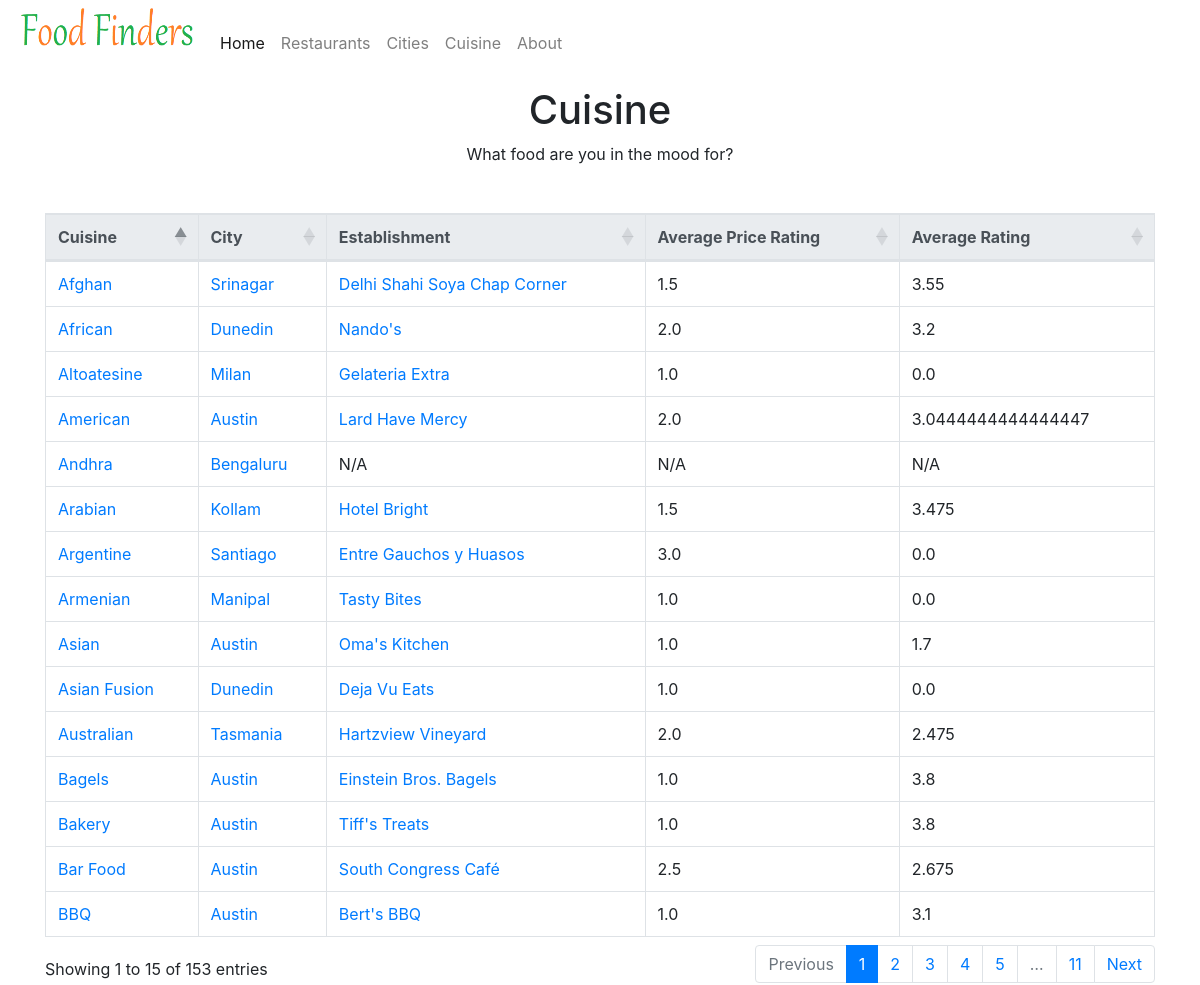
The app's page /cuisine/ with its own data.
### app/models.py (models this page shows)
class Cuisine(db.Model):
	__tablename__ = 'cuisine'
	name = db.Column(db.String(), primary_key = True) 		#For the time being, assume this is one word
	avg_price_rating = db.Column(db.String(), nullable = False)	#Avg the ratings
	avg_rating = db.Column(db.String(), nullable = False)			#Averag the ratings
	rest_id = db.Column(db.String(), nullable = False)
	rest_name = db.Column(db.String(), nullable = False)
	city = db.Column(db.String(), nullable = False)

### app/routes.py (the view)
@app.route('/cuisine/')
def cuisine():
    foods = db.session.query(Cuisine).all()
    return render_template('cuisine.html', foods=foods)

### app/templates/cuisine.html (shortened to what this page needs)
{% extends "base.html" %}
{% block content %}
<div class="container">
	<span class="text-center">
		<h1>Cuisine</h1>
		<p>What food are you in the mood for?</p>
	</span>
	<br/>
</div>
<div class="container">
	<table class="table table-bordered" id="dataTable" width="100%" cellspacing="0">
		<thead class="thead-light">
			<tr>
				<th data-sortable="true">Cuisine </th>
				<th data-sortable="true">City </th>
				<th data-sortable="true">Establishment </th>
				<th data-sortable="true">Average Price Rating </th>
				<th data-sortable="true">Average Rating </th>
			</tr>
		</thead>
		{% for food in foods %}
		<tr>
			<td><a href="{{url_for('cuisinetype', val=food.name)}}">{{food.name}}</a></td>
			<td><a href="{{url_for('city', val=food.city)}}">{{food.city}}</a></td>
			{% if food.rest_id != 'N/A'%}
				<td><a href="{{url_for('restaurant', val=food.rest_id)}}">{{food.rest_name}}</a></td>
			{% else %}
				<td>{{food.rest_name}}</td>
			{% endif %}
			<td>{{food.avg_price_rating}}</td>
			<td>{{food.avg_rating}}</td>
		</tr>
		{%endfor%}
	</table>
</div>
{% endblock %}

### app/templates/base.html (shortened to what this page needs)
<http>
	<head>
		<link href="https://stackpath.bootstrapcdn.com/bootstrap/4.1.3/css/bootstrap.min.css" rel="stylesheet">
		<link href="https://cdn.datatables.net/1.10.18/css/dataTables.bootstrap4.min.css" rel="stylesheet">
	</head>
	<body>
		<nav class="navbar navbar-expand-lg navbar-light bg-white">
		  <a class="navbar-brand" href="{{url_for('index')}}">
		  	<img width="180px" height="60px"src="../../static/images/logo2.png" style="position:relative;top:-10px">
		  </a>
		  <div class="collapse navbar-collapse" id="navbarNav">
		    <ul class="navbar-nav">
		      <li class="nav-item active">
		        <a class="nav-link" href="{{url_for('index')}}">Home <span class="sr-only">(current)</span></a>
		      </li>
		      <li class="nav-item">
		        <a class="nav-link" href="{{url_for('restaurants')}}">Restaurants</a>
		      </li>
		      <li class="nav-item">
		        <a class="nav-link" href="{{url_for('cities')}}">Cities</a>
		      </li>
		      <li class="nav-item">
		        <a class="nav-link" href="{{url_for('cuisine')}}">Cuisine</a>
		      </li>
		      <li class="nav-item">
		        <a class="nav-link" href="{{url_for('about')}}">About</a>
		      </li>
		    </ul>
		  </div>
		</nav>
        {% block content %}{% endblock %}
	</body>
</http>

### records on screen
Cuisine: name "BBQ", city "Austin", rest_name "Bert's BBQ", avg_price_rating "1.0", avg_rating "3.1"
Cuisine: name "Bagels", city "Austin", rest_name "Einstein Bros. Bagels", avg_price_rating "1.0", avg_rating "3.8"
Cuisine: name "Bar Food", city "Austin", rest_name "South Congress Café", avg_price_rating "2.5", avg_rating "2.675"
Cuisine: name "American", city "Austin", rest_name "Lard Have Mercy", avg_price_rating "2.0", avg_rating "3.0444444444444447"
Cuisine: name "Asian", city "Austin", rest_name "Oma's Kitchen", avg_price_rating "1.0", avg_rating "1.7"
Cuisine: name "Bakery", city "Austin", rest_name "Tiff's Treats", avg_price_rating "1.0", avg_rating "3.8"
Cuisine: name "African", city "Dunedin", rest_name "Nando's", avg_price_rating "2.0", avg_rating "3.2"
Cuisine: name "Asian Fusion", city "Dunedin", rest_name "Deja Vu Eats", avg_price_rating "1.0", avg_rating "0.0"
Cuisine: name "Afghan", city "Srinagar", rest_name "Delhi Shahi Soya Chap Corner", avg_price_rating "1.5", avg_rating "3.55"
Cuisine: name "Argentine", city "Santiago", rest_name "Entre Gauchos y Huasos", avg_price_rating "3.0", avg_rating "0.0"
Cuisine: name "Arabian", city "Kollam", rest_name "Hotel Bright", avg_price_rating "1.5", avg_rating "3.475"
Cuisine: name "Australian", city "Tasmania", rest_name "Hartzview Vineyard", avg_price_rating "2.0", avg_rating "2.475"
Cuisine: name "Andhra", city "Bengaluru", rest_name "N/A", avg_price_rating "N/A", avg_rating "N/A"
Cuisine: name "Armenian", city "Manipal", rest_name "Tasty Bites", avg_price_rating "1.0", avg_rating "0.0"
Cuisine: name "Altoatesine", city "Milan", rest_name "Gelateria Extra", avg_price_rating "1.0", avg_rating "0.0"
